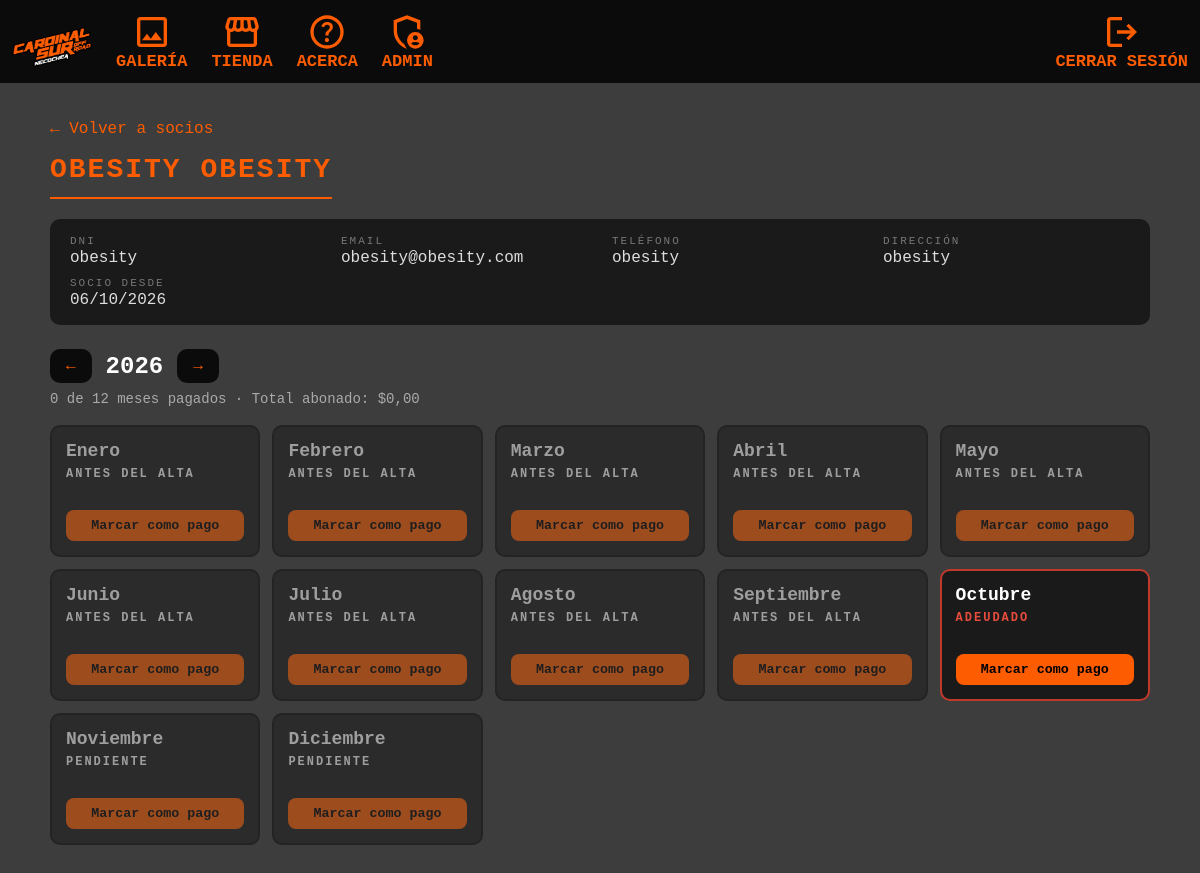
/socioPagos.php?id=4 (signed in), run on the app's committed database.
### tables this page shows
CREATE TABLE `socios` (
  `id_socio` int(11) NOT NULL,
  `nombre` varchar(50) NOT NULL,
  `apellido` varchar(50) NOT NULL,
  `email` varchar(100) NOT NULL,
  `direccion` varchar(150) NOT NULL,
  `dni` varchar(10) NOT NULL,
  `telefono` varchar(20) NOT NULL,
  `password` varchar(255) DEFAULT NULL,
  `fecha_alta` date NOT NULL
);

### socioPagos.php (the view, shortened to what this page needs)
<?php
include('conexion.php');
$meses = [1 => 'Enero', 'Febrero', 'Marzo', 'Abril', 'Mayo', 'Junio',
          'Julio', 'Agosto', 'Septiembre', 'Octubre', 'Noviembre', 'Diciembre'];
$id   = isset($_GET['id']) ? (int)$_GET['id'] : 0;
$anio = isset($_GET['anio']) ? (int)$_GET['anio'] : (int)date('Y');
$stmt = mysqli_prepare($conexion, "SELECT id_socio, nombre, apellido, email, direccion, dni, telefono, fecha_alta FROM socios WHERE id_socio = ?");
mysqli_stmt_bind_param($stmt, "i", $id);
mysqli_stmt_execute($stmt);
$socio = mysqli_fetch_assoc(mysqli_stmt_get_result($stmt));
$pagos = [];
$totalAnio = 0;
$anioActual = (int)date('Y');
$mesActual  = (int)date('n');
$altaTs   = strtotime($socio['fecha_alta']);
$altaAnio = (int)date('Y', $altaTs);
$altaMes  = (int)date('n', $altaTs);
?>
<!DOCTYPE html>
<html lang="es">
<head>
    <link rel="stylesheet" href="styles/style.css">
</head>
<body>
<div class="navbar">
  <a class="menu" href="index.php">
    <img src="assets/logoLetras.png" class="iconoCardinal">
  </a>
  <a class="menu" href="gallery.php">
    <img src="assets/image.svg" class="icono"> <p>GALERÍA</p>
  </a>
  <a class="menu" href="store.php">
  <img src="assets/store.svg" class="icono"> <p>TIENDA</p>
  </a>
  <a class="menu" href="help.php">
    <img src="assets/help.svg" class="icono"> <p>ACERCA</p>
  </a>
  <?php if (isset($_SESSION['usuario']) && isset($_SESSION['admin']) && $_SESSION['admin'] == 1): ?>
    <a class="menu" href="adminGaleria.php">
      <img src="assets/admin.svg" class="icono"> <p>ADMIN</p>
    </a>
  <?php endif; ?>
  <?php if (isset($_SESSION['usuario']) || isset($_SESSION['socio_id'])): ?>
    <a class="menu" href="logout.php">
      <img src="assets/logout.svg" class="icono"> <p>CERRAR SESIÓN</p>
    </a>
  <?php else: ?>
    <a class="menu" href="loginSocio.php">
      <img src="assets/login.svg" class="icono"> <p>INGRESA</p>
    </a>
  <?php endif; ?>
</div>
<div class="pagos-container">
    <a class="volver" href="adminGaleria.php">&larr; Volver a socios</a>
    <h2><?php echo htmlspecialchars($socio['nombre'] . ' ' . $socio['apellido']); ?></h2>
    <div class="ficha">
        <div><span>DNI</span><p><?php echo htmlspecialchars($socio['dni']); ?></p></div>
        <div><span>Email</span><p><?php echo htmlspecialchars($socio['email']); ?></p></div>
        <div><span>Teléfono</span><p><?php echo htmlspecialchars($socio['telefono']); ?></p></div>
        <div><span>Dirección</span><p><?php echo htmlspecialchars($socio['direccion']); ?></p></div>
        <div><span>Socio desde</span><p><?php echo date('d/m/Y', $altaTs); ?></p></div>
    </div>
    <div class="selector-anio">
        <a href="?id=<?php echo $id; ?>&anio=<?php echo $anio - 1; ?>">&larr;</a>
        <strong><?php echo $anio; ?></strong>
        <a href="?id=<?php echo $id; ?>&anio=<?php echo $anio + 1; ?>">&rarr;</a>
    </div>
    <p class="resumen"><?php echo count($pagos); ?> de 12 meses pagados &middot; Total abonado: $<?php echo number_format($totalAnio, 2, ',', '.'); ?></p>
    <div class="meses">
    <?php foreach ($meses as $num => $nombreMes):
        $pagado = isset($pagos[$num]);
        $esFuturo = ($anio > $anioActual) || ($anio == $anioActual && $num > $mesActual);
        $antesAlta = ($anio < $altaAnio) || ($anio == $altaAnio && $num < $altaMes);
        if ($pagado)        { $clase = 'pagado'; }
        elseif ($antesAlta) { $clase = 'previo'; }
        elseif ($esFuturo)  { $clase = 'futuro'; }
        else                { $clase = 'adeudado'; }
    ?>
        <div class="mes <?php echo $clase; ?>">
            <h3><?php echo $nombreMes; ?></h3>
            <?php if ($pagado): ?>
                <div class="estado">PAGADO</div>
                <div class="detalle">
                    <?php echo date('d/m/Y', strtotime($pagos[$num]['fecha_pago'])); ?>
                </div>
                <form method="POST" action="" onsubmit="return confirm('¿Anular el pago de <?php echo $nombreMes . ' ' . $anio; ?>?');">
                    <input type="hidden" name="accion" value="anular">
                    <input type="hidden" name="mes" value="<?php echo $num; ?>">
                    <button type="submit">Anular</button>
                </form>
            <?php else: ?>
                <div class="estado"><?php echo $antesAlta ? 'ANTES DEL ALTA' : ($esFuturo ? 'PENDIENTE' : 'ADEUDADO'); ?></div>
                <div class="detalle">&nbsp;</div>
                <form method="POST" action="">
                    <button type="submit">Marcar como pago</button>
                </form>
            <?php endif; ?>
        </div>
    <?php endforeach; ?>
    </div>
</div>
</body>
</html>

### styles/style.css (style rules this page uses)
* { font-family: 'monofont', monospace; }
body { margin: 0; background-color: #3d3d3d; }
.navbar { position: fixed; top: 0; left: 0; right: 0; width: 100%; background-color: #0b0b0b; display: flex; align-items: center; z-index: 10; }
.navbar a { display: flex; padding: 12px; font-size: 17px; text-align: center; color: white; text-decoration: none; }
.navbar a:last-child { margin-left: auto; }
.menu { display: flex; flex-direction: column; align-items: center; justify-content: center; color: #fd5c01; }
.icono { width: 40px; height: 40px; }
.iconoCardinal { width: 80px; height: 40px; padding-top: 10px; }
.menu p { margin: 0; text-align: center; font-weight: bold; color: #fd5c01; }
.selector-anio { display: flex; align-items: center; gap: 14px; margin-bottom: 8px; }
.selector-anio a { background: #0b0b0b; color: #fd5c01; text-decoration: none; padding: 8px 16px; font-weight: bold; transition: .3s; }
.selector-anio strong { font-size: 24px; }
.resumen { color: #aaa; font-size: 14px; margin: 0 0 18px; }
.meses { display: grid; grid-template-columns: repeat(auto-fill, minmax(200px, 1fr)); gap: 12px; }
.mes { background: #1a1a1a; padding: 14px; border: 2px solid #0b0b0b; display: flex; flex-direction: column; gap: 6px; }
.mes h3 { margin: 0; font-size: 18px; }
.mes .estado { font-size: 12px; letter-spacing: 2px; font-weight: bold; }
.mes .detalle { font-size: 13px; opacity: .85; min-height: 17px; }
.mes.adeudado { border-color: #c0392b; }
.mes.adeudado .estado { color: #e74c3c; }
.mes.futuro, .mes.previo { opacity: .5; }

### socioPagos.php (style rules this page uses)
.pagos-container { max-width: 1100px; margin: 0 auto; padding: 120px 20px 60px; color: #fff; }
.volver { color: #fd5c01; text-decoration: none; display: inline-block; margin-bottom: 16px; }
.pagos-container h2 { margin: 0 0 20px; color: #fd5c01; font-size: 28px; letter-spacing: 2px; text-transform: uppercase; border-bottom: 2px solid #fd5c01; padding-bottom: 12px; width: fit-content; }
.ficha { background: #1a1a1a; border-radius: 10px; padding: 16px 20px; margin-bottom: 24px; display: grid; grid-template-columns: repeat(auto-fit, minmax(220px, 1fr)); gap: 10px 24px; }
.ficha span { display: block; font-size: 11px; letter-spacing: 2px; text-transform: uppercase; color: #777; }
.ficha p { margin: 2px 0 0; color: #ddd; word-break: break-word; }
.selector-anio { display: flex; align-items: center; gap: 14px; margin-bottom: 8px; }
.selector-anio a { background: #0b0b0b; color: #fd5c01; text-decoration: none; padding: 8px 16px; border-radius: 10px; font-weight: bold; transition: .3s; }
.selector-anio strong { font-size: 24px; }
.resumen { color: #aaa; font-size: 14px; margin: 0 0 18px; }
.meses { display: grid; grid-template-columns: repeat(auto-fill, minmax(200px, 1fr)); gap: 12px; }
.mes { background: #1a1a1a; border-radius: 10px; padding: 14px; border: 2px solid #0b0b0b; display: flex; flex-direction: column; gap: 6px; }
.mes h3 { margin: 0; font-size: 18px; }
.mes .estado { font-size: 12px; letter-spacing: 2px; font-weight: bold; }
.mes .detalle { font-size: 13px; opacity: .85; min-height: 17px; }
.mes.adeudado { border-color: #c0392b; }
.mes.adeudado .estado { color: #e74c3c; }
.mes.futuro, .mes.previo { opacity: .5; }
.mes form { display: flex; gap: 6px; margin-top: auto; }
.mes button { flex: 1; padding: 8px; font-weight: bold; border: none; border-radius: 8px; cursor: pointer; transition: .3s; background: #fd5c01; color: #000; }

### data on the page
socios: nombre+apellido "OBESITY OBESITY", dni "obesity", email "obesity@obesity.com", telefono "obesity", direccion "obesity", fecha_alta "06/10/2026"

### other printed values
$anio "2026"
count($pagos) "0"
$totalAnio "0,00"
$nombreMes "Enero"
$nombreMes "Febrero"
$nombreMes "Marzo"
$nombreMes "Abril"
$nombreMes "Mayo"
$nombreMes "Junio"
$nombreMes "Julio"
$nombreMes "Agosto"
$nombreMes "Septiembre"
$nombreMes "Octubre"
$nombreMes "Noviembre"
$nombreMes "Diciembre"
